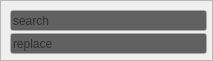
  <widget class="QFrame" name="frame_3">
   <property name="geometry">
    <rect>
     <x>320</x>
     <y>277</y>
     <width>213</width>
     <height>61</height>
    </rect>
   </property>
   <property name="frameShape">
    <enum>QFrame::StyledPanel</enum>
   </property>
   <property name="frameShadow">
    <enum>QFrame::Raised</enum>
   </property>
   <widget class="QWidget" name="verticalLayoutWidget_3">
    <property name="geometry">
     <rect>
      <x>10</x>
      <y>10</y>
      <width>197</width>
      <height>44</height>
     </rect>
    </property>
    <layout class="QVBoxLayout" name="verticalLayout_4">
     <property name="spacing">
      <number>2</number>
     </property>
     <item>
      <widget class="QLineEdit" name="ffind">
       <property name="palette">
        <palette>
         <active>
          <colorrole role="Base">
           <brush brushstyle="SolidPattern">
            <color alpha="255">
             <red>97</red>
             <green>97</green>
             <blue>97</blue>
            </color>
           </brush>
          </colorrole>
         </active>
         <inactive>
          <colorrole role="Base">
           <brush brushstyle="SolidPattern">
            <color alpha="255">
             <red>97</red>
             <green>97</green>
             <blue>97</blue>
            </color>
           </brush>
          </colorrole>
         </inactive>
         <disabled>
          <colorrole role="Base">
           <brush brushstyle="SolidPattern">
            <color alpha="255">
             <red>95</red>
             <green>95</green>
             <blue>95</blue>
            </color>
           </brush>
          </colorrole>
         </disabled>
        </palette>
       </property>
       <property name="toolTip">
        <string>&lt;html&gt;&lt;head/&gt;&lt;body&gt;&lt;p&gt;search in desired knob of selected nodes, if no knob specified the 'file' knob will be used&lt;/p&gt;&lt;/body&gt;&lt;/html&gt;</string>
       </property>
       <property name="text">
        <string/>
       </property>
       <property name="frame">
        <bool>true</bool>
       </property>
       <property name="readOnly">
        <bool>false</bool>
       </property>
       <property name="placeholderText">
        <string>search</string>
       </property>
      </widget>
     </item>
     <item>
      <widget class="QLineEdit" name="rreplace">
       <property name="palette">
        <palette>
         <active>
          <colorrole role="Base">
           <brush brushstyle="SolidPattern">
            <color alpha="255">
             <red>97</red>
             <green>97</green>
             <blue>97</blue>
            </color>
           </brush>
          </colorrole>
         </active>
         <inactive>
          <colorrole role="Base">
           <brush brushstyle="SolidPattern">
            <color alpha="255">
             <red>97</red>
             <green>97</green>
             <blue>97</blue>
            </color>
           </brush>
          </colorrole>
         </inactive>
         <disabled>
          <colorrole role="Base">
           <brush brushstyle="SolidPattern">
            <color alpha="255">
             <red>95</red>
             <green>95</green>
             <blue>95</blue>
            </color>
           </brush>
          </colorrole>
         </disabled>
        </palette>
       </property>
       <property name="toolTip">
        <string>&lt;html&gt;&lt;head/&gt;&lt;body&gt;&lt;p&gt;replace in desired knob of selected nodes, if no knob specified the 'file' knob will be used&lt;/p&gt;&lt;/body&gt;&lt;/html&gt;</string>
       </property>
       <property name="text">
        <string/>
       </property>
       <property name="frame">
        <bool>true</bool>
       </property>
       <property name="readOnly">
        <bool>false</bool>
       </property>
       <property name="placeholderText">
        <string>replace</string>
       </property>
      </widget>
     </item>
    </layout>
   </widget>
  </widget>
